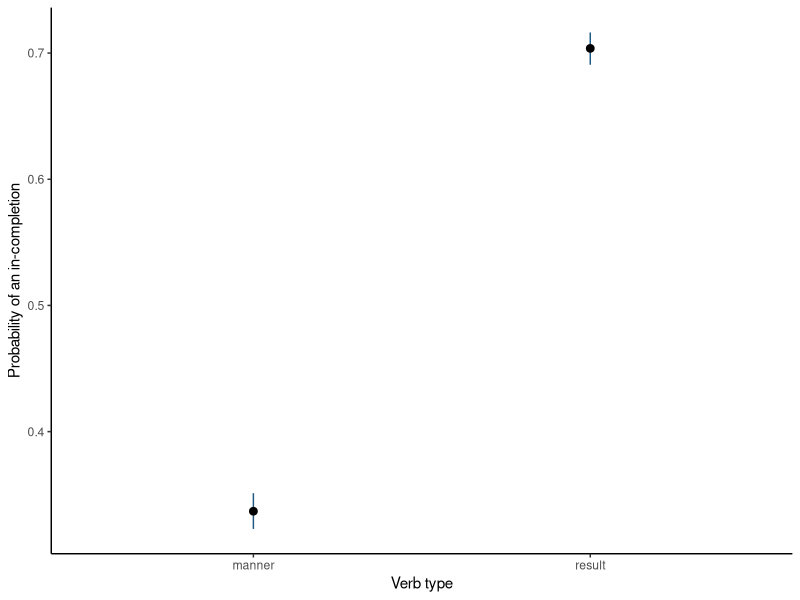

Generate this figure with R:
## ---- chunk 1
#| label: logistic-application-data
#| echo: true
st <- read.csv("data/supertelicity/supertelicity-cloze.csv")
st$verb_type <- factor(st$verb_type, levels = c("manner", "result"))
raw_counts <- as.data.frame(table(st$verb_type, st$preposition))
names(raw_counts) <- c("verb_type", "preposition", "observations")
raw_counts
## ---- chunk 2
#| label: logistic-application-fit
#| echo: true
fit <- glm(prep_in ~ verb_type, family = binomial(), data = st)
groups <- aggregate(prep_in ~ verb_type, st, mean)
groups$n <- as.integer(table(st$verb_type))
link_prediction <- predict(fit, newdata = groups, se.fit = TRUE)
groups$fitted <- plogis(link_prediction$fit)
groups$lower <- plogis(link_prediction$fit - qnorm(.975) * link_prediction$se.fit)
groups$upper <- plogis(link_prediction$fit + qnorm(.975) * link_prediction$se.fit)
groups
## ---- chunk 3
#| label: logistic-application-plot
#| echo: true
library(ggplot2)
ggplot(groups, aes(verb_type, prep_in)) +
  geom_linerange(aes(ymin = lower, ymax = upper), color = "#1F5A85") +
  geom_point(size = 2.3) +
  labs(x = "Verb type", y = "Probability of an in-completion") +
  theme_classic()
## ---- chunk 4
#| label: logistic-application-coefficients
#| echo: true
summary(fit)$coefficients
